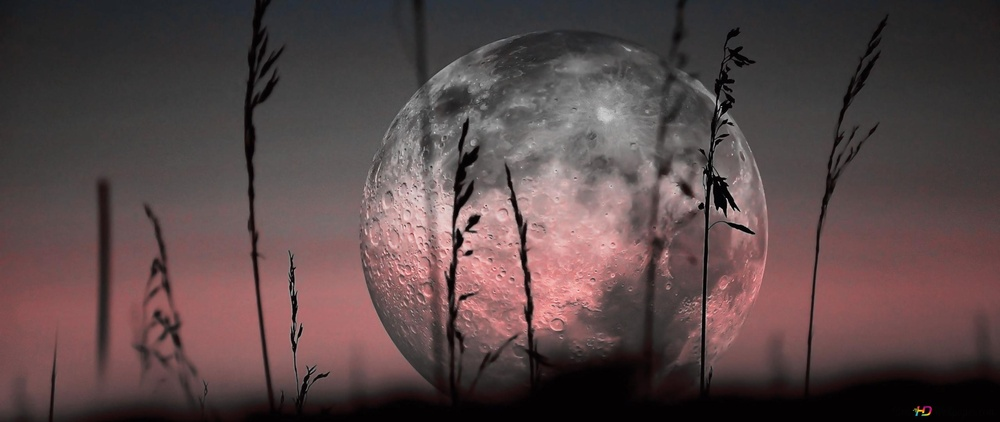
#> input picture 05-computer-vision-open/Filtering&Bluring/twilight-full-moon-from-a-distance-wallpaper-2560x1080_14.jpg, 1000 x 422 px, shrunk from 2560 x 1080 before the run, found by its file name
$ python gaussian-blur.py
#> lines starting #> are read from the running program, lines starting #| are printed output that depends on the picture
import cv2

image = cv2.imread('C:\\Users\\acer\\OneDrive\\Desktop\\60_DaysOf_ML\\05-computer-vision-open\\Filtering&Bluring\\twilight-full-moon-from-a-distance-wallpaper-2560x1080_14.jpg')  # Read the image from file
#> image is the input picture: shape (422, 1000, 3); mean B, G, R 71.5, 71, 88.2

blurred_image = cv2.GaussianBlur(image, (15, 15), 3)  # Apply Gaussian blur to the image
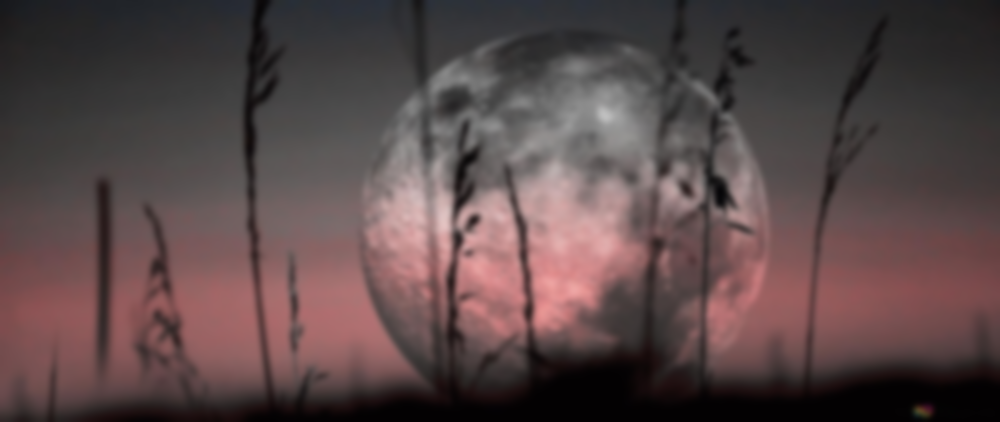
#> blurred_image: shape (422, 1000, 3); mean B, G, R 71.5, 71, 88.2

cv2.imshow('Original Image', image)  # Display the original image in a window
cv2.imshow('Blurred Image', blurred_image)  # Display the blurred image in a window

cv2.waitKey(0)  # Wait indefinitely for a key press
cv2.destroyAllWindows()  # Close all OpenCV windows
